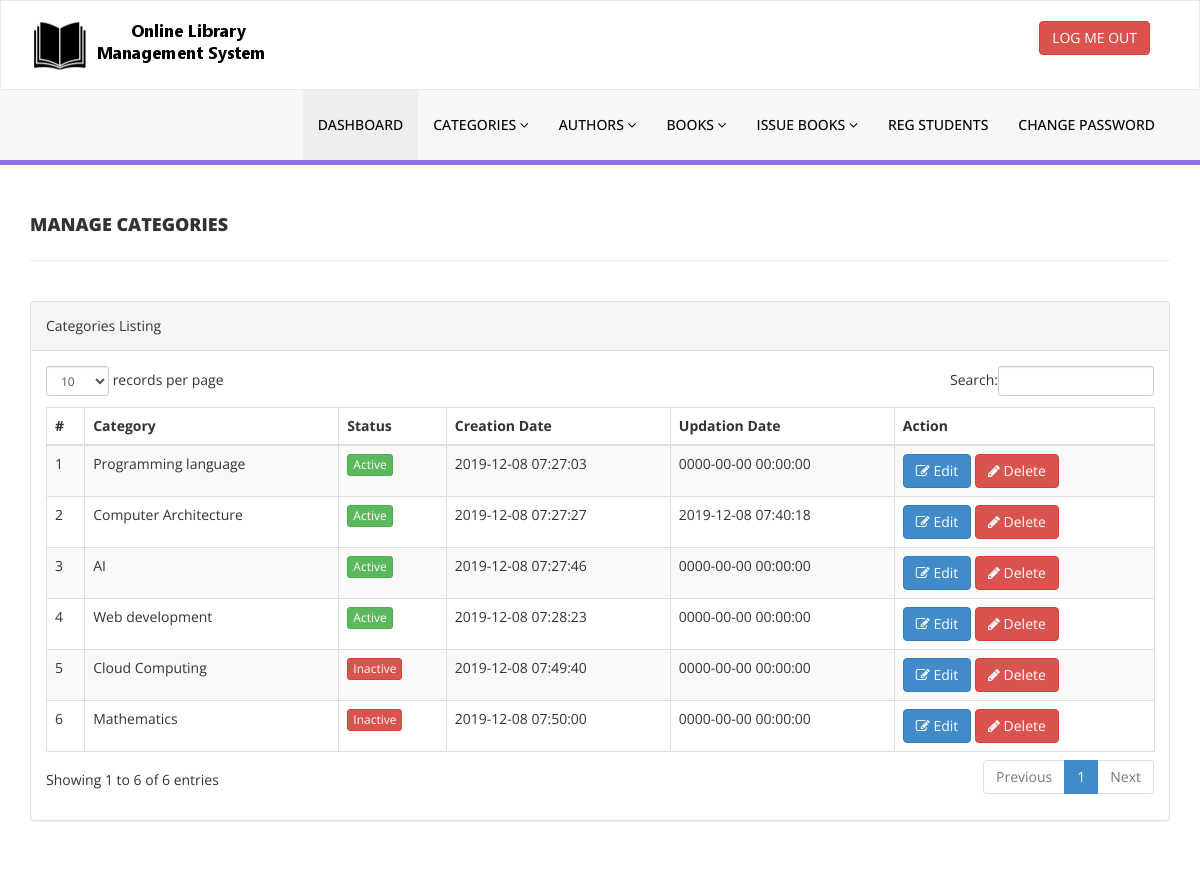
Page /library/admin/manage-categories.php (signed in) on the committed database.
### tables this page shows
CREATE TABLE `tblcategory` (
  `id` int(11) NOT NULL,
  `CategoryName` varchar(150) DEFAULT NULL,
  `Status` int(1) DEFAULT NULL,
  `CreationDate` timestamp NULL DEFAULT current_timestamp(),
  `UpdationDate` timestamp NULL DEFAULT '0000-00-00 00:00:00' ON UPDATE current_timestamp()
);

### library/admin/manage-categories.php (the view, shortened to what this page needs)
<?php
include('includes/config.php');
if(strlen($_SESSION['alogin'])==0)
    {
header('location:index.php');
}
else{
    ?>
<!DOCTYPE html>
<html xmlns="http://www.w3.org/1999/xhtml">
<head>
    <link href="assets/css/bootstrap.css" rel="stylesheet" />
    <link href="assets/css/font-awesome.css" rel="stylesheet" />
    <link href="assets/js/dataTables/dataTables.bootstrap.css" rel="stylesheet" />
    <link href="assets/css/style.css" rel="stylesheet" />
</head>
<body>
<?php include('includes/header.php');?>
    <div class="content-wrapper">
         <div class="container">
        <div class="row pad-botm">
            <div class="col-md-12">
                <h4 class="header-line">Manage Categories</h4>
    </div>
     <div class="row">
</div>
        </div>
            <div class="row">
                <div class="col-md-12">
                    <div class="panel panel-default">
                        <div class="panel-heading">
                           Categories Listing
                        </div>
                        <div class="panel-body">
                            <div class="table-responsive">
                                <table class="table table-striped table-bordered table-hover" id="dataTables-example">
                                    <thead>
                                        <tr>
                                            <th>#</th>
                                            <th>Category</th>
                                            <th>Status</th>
                                            <th>Creation Date</th>
                                            <th>Updation Date</th>
                                            <th>Action</th>
                                        </tr>
                                    </thead>
                                    <tbody>
<?php $sql = "SELECT * from  tblcategory";
$query = $dbh -> prepare($sql);
$query->execute();
$results=$query->fetchAll(PDO::FETCH_OBJ);
$cnt=1;
if($query->rowCount() > 0)
{
foreach($results as $result)
{               ?>
                                        <tr class="odd gradeX">
                                            <td class="center"><?php echo htmlentities($cnt);?></td>
                                            <td class="center"><?php echo htmlentities($result->CategoryName);?></td>
                                            <td class="center"><?php if($result->Status==1) {?>
                                            <a href="#" class="btn btn-success btn-xs">Active</a>
                                            <?php } else {?>
                                            <a href="#" class="btn btn-danger btn-xs">Inactive</a>
                                            <?php } ?></td>
                                            <td class="center"><?php echo htmlentities($result->CreationDate);?></td>
                                            <td class="center"><?php echo htmlentities($result->UpdationDate);?></td>
                                            <td class="center">
                                            <a href="edit-category.php?catid=<?php echo htmlentities($result->id);?>"><button class="btn btn-primary"><i class="fa fa-edit "></i> Edit</button>
                                          <a href="manage-categories.php?del=<?php echo htmlentities($result->id);?>" onclick="return confirm('Are you sure you want to delete?');"" >  <button class="btn btn-danger"><i class="fa fa-pencil"></i> Delete</button>
                                            </td>
                                        </tr>
 <?php $cnt=$cnt+1;}} ?>
                                    </tbody>
                                </table>
                            </div>
                        </div>
                    </div>
                </div>
            </div>
    </div>
    </div>
</body>
</html>
<?php } ?>

### library/admin/includes/header.php (shortened to what this page needs)
<div class="navbar navbar-inverse set-radius-zero" >
        <div class="container">
            <div class="navbar-header">
                <a class="navbar-brand">
                    <img src="assets/img/logo.png" />
                </a>
            </div>
            <div class="right-div">
                <a href="logout.php" class="btn btn-danger pull-right">LOG ME OUT</a>
            </div>
        </div>
    </div>
    <section class="menu-section">
        <div class="container">
            <div class="row ">
                <div class="col-md-12">
                    <div class="navbar-collapse collapse ">
                        <ul id="menu-top" class="nav navbar-nav navbar-right">
                            <li><a href="dashboard.php" class="menu-top-active">DASHBOARD</a></li>
                            <li>
                                <a href="#" class="dropdown-toggle" id="ddlmenuItem" data-toggle="dropdown"> Categories <i class="fa fa-angle-down"></i></a>
                            </li>
                            <li>
                                <a href="#" class="dropdown-toggle" id="ddlmenuItem" data-toggle="dropdown"> Authors <i class="fa fa-angle-down"></i></a>
                            </li>
 <li>
                                <a href="#" class="dropdown-toggle" id="ddlmenuItem" data-toggle="dropdown"> Books <i class="fa fa-angle-down"></i></a>
                            </li>
                           <li>
                                <a href="#" class="dropdown-toggle" id="ddlmenuItem" data-toggle="dropdown"> Issue Books <i class="fa fa-angle-down"></i></a>
                            </li>
                             <li><a href="reg-students.php">Reg Students</a></li>
  <li><a href="change-password.php">Change Password</a></li>
                        </ul>
                    </div>
                </div>
            </div>
        </div>
    </section>

### library/admin/assets/css/style.css (style rules this page uses)
.set-radius-zero { border-radius:0px; -moz-border-radius:0px; -webkit-border-radius:0px; }
.content-wrapper { margin-top: 40px; min-height:800px; padding-bottom:90px; }
.header-line { font-weight:900; padding-bottom:25px; border-bottom:1px solid #eeeeee; text-transform:uppercase; }
.pad-botm { padding-bottom:30px; }
.right-div { float: right; padding: 20px; }
#menu-top a { color:#000; text-decoration:none; font-weight:500; padding: 25px 15px 25px 15px; text-transform:uppercase; }
.menu-section { background-color: #f7f7f7; border-bottom:5px solid #9170E4; width:100% }
.menu-top-active { background-color:#eeeeee; }
.navbar-inverse { background-color: #FFF; border-color: rgba(155, 153, 153, 0.23); }
.navbar { min-height: 90px; margin-bottom: 0px; }

### rows in the picture
tblcategory: CategoryName "Programming language", Status "Active", CreationDate "2019-12-08 07:27:03", UpdationDate "0000-00-00 00:00:00"
tblcategory: CategoryName "Computer Architecture", Status "Active", CreationDate "2019-12-08 07:27:27", UpdationDate "2019-12-08 07:40:18"
tblcategory: CategoryName "AI", Status "Active", CreationDate "2019-12-08 07:27:46", UpdationDate "0000-00-00 00:00:00"
tblcategory: CategoryName "Web development", Status "Active", CreationDate "2019-12-08 07:28:23", UpdationDate "0000-00-00 00:00:00"
tblcategory: CategoryName "Cloud Computing", Status "Inactive", CreationDate "2019-12-08 07:49:40", UpdationDate "0000-00-00 00:00:00"
tblcategory: CategoryName "Mathematics", Status "Inactive", CreationDate "2019-12-08 07:50:00", UpdationDate "0000-00-00 00:00:00"
